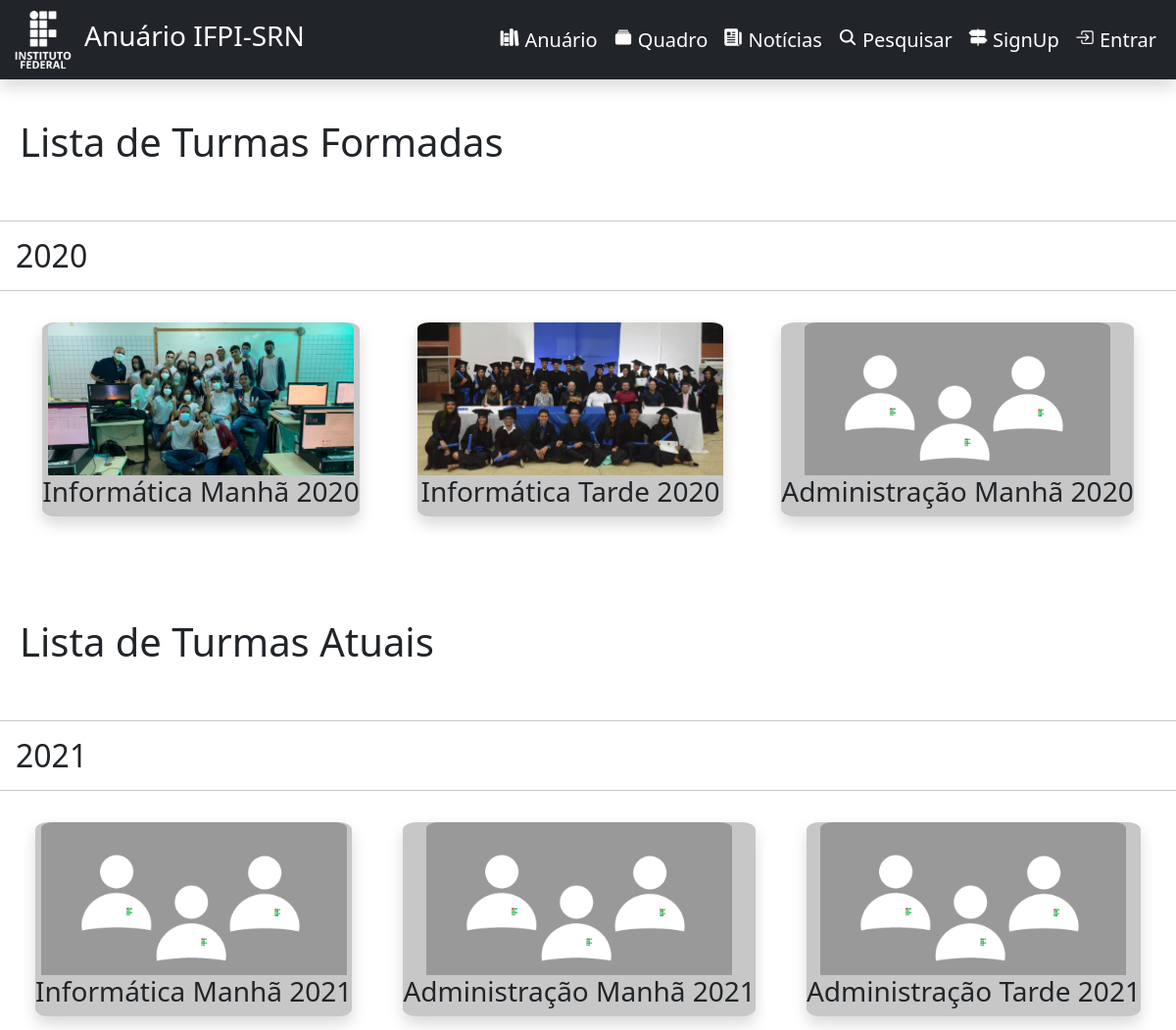
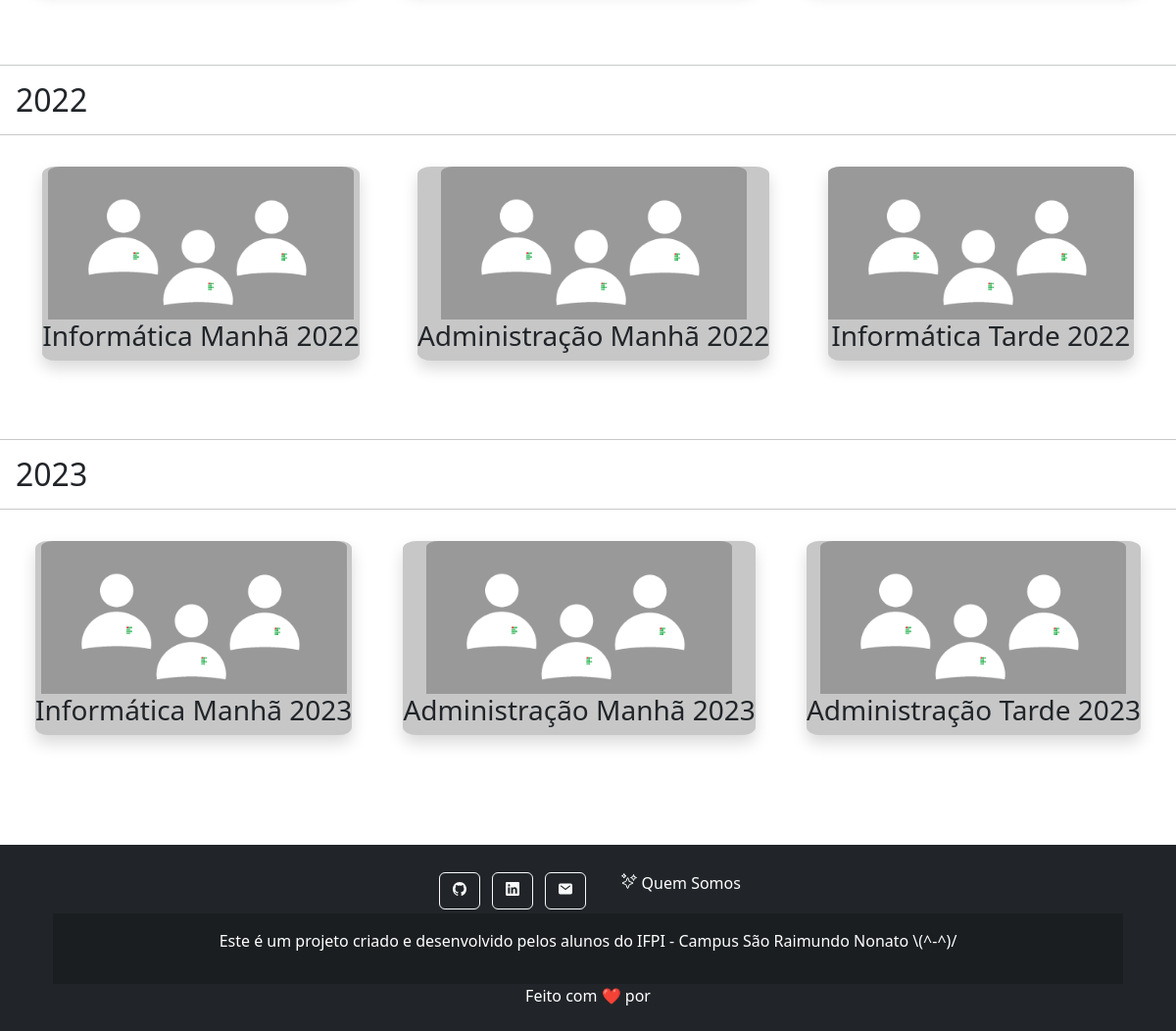
The app's page /anuario with its own data (2 pictures, top to bottom).
### anuario/models.py (models this page shows)
class Turma(models.Model):
    anoDaFormatura = models.IntegerField(validators=[MinValueValidator(2000), MaxValueValidator(2100)])
    turno = models.CharField(max_length=1, choices=[('M', 'Manhã'), ('T', 'Tarde'),('N', 'Noite')])
    curso = models.CharField(max_length=3, choices=[('INF', 'Informática'), ('ADM', 'Administração')], default='INF')
    descricao = HTMLField(blank=True)
    foto = models.ImageField(upload_to=path_and_renameTurma, default='images/turmas/default_turma.png')
    representante = models.ForeignKey('Aluno', on_delete=models.RESTRICT, blank=True, null=True, related_name='representante')
    viceRep = models.ForeignKey('Aluno', on_delete=models.RESTRICT,   blank=True, null=True, related_name='viceRep')
    def getTurno(self):
        return str(self.curso)
    def __str__(self):
      if self.anoDaFormatura == 2000:
        return "Professor"
      return tradutor[self.getTurno()] + ' ' + tradutor[self.turno] + ' ' + str(self.anoDaFormatura)

### anuario/views.py (the view)
# urls.py: path('anuario', views.anuario, name='anuario'),
def anuario(request):
  turmas = Turma.objects.order_by('anoDaFormatura')
  temp = []
  div = 0
  turma = {'ano':2000, 'lista':[]}
  for t in turmas:
    if t.anoDaFormatura != turma['ano']:
      temp.append(turma.copy())
      turma['ano'] = t.anoDaFormatura
      turma["lista"] = []
      if t.anoDaFormatura < timezone.now().year - 3:
        div+=1
    turma['lista'].append(t)
  temp.append(turma.copy())
  temp.pop(0) #tirar a turma "professores"
  return render(request, 'turma_list.html', {'turmas': temp[:div+1], 'turmasC':temp[div+1:]})

### anuario/context_processors.py (called while the page is built)
def getAlunoUser(request):
  if(request.user.is_authenticated):
    aluno = get_object_or_404(Aluno, user=request.user)
    return {'alunoUser':aluno}
  return {'alunoUser':{'pk':0}}

### anuario/templates/turma_list.html
{% extends 'base.html' %}
{% block content %}
  <h1 class="titulo"> Lista de Turmas Formadas </h1>
  {% for ano in turmas %}
    <hr>
    <h2 class='subtitulo'> {{ano.ano}} </h2>
    <hr>
    <div class='turma-lista' >
    {% for turma in ano.lista %}
      <div class='turma-icon shadow' >
        <a class="page-link" href="{% url 'turma_detail' pk=turma.pk %}">
          <img src= "media/{{turma.foto}}" class="" >
          <h3> {{turma}} </h3>
        </a>
      </div>
    {% endfor %}
    </div>
    <br><br>
  {% endfor %}
  <h1 class="titulo"> Lista de Turmas Atuais </h1>
  {% for ano in turmasC %}
    <hr>
    <h2 class='subtitulo'> {{ano.ano}} </h2>
    <hr>
    <div class='turma-lista' >
    {% for turma in ano.lista %}
      <div class='turma-icon shadow' >
        <a class="page-link" href="{% url 'turma_detail' pk=turma.pk %}">
          <img src= "media/{{turma.foto}}" class="" >
          <h3> {{turma}} </h3>
        </a>
      </div>
    {% endfor %}
    </div>
    <br><br>
  {% endfor %}
{% endblock %}

### anuario/templates/base.html (shortened to what this page needs)
{% load static %}
<!DOCTYPE HTML>
<html lang="pt-br" >
  <head>
    <link rel="stylesheet" href="{% static 'css/style.css' %}">
    <link href="https://cdn.jsdelivr.net/npm/bootstrap@5.2.0/dist/css/bootstrap.min.css" rel="stylesheet">
</head>
<body>
    <nav class="navbar navbar-expand-lg navbar-dark sticky-top shadow bg-dark" >
        <div class="container-fluid">
            <a href="/"> <img src="/media/images/logos/IF logo.png" class="d-inline-block align-text-top icon-simbolo"> </a>
            <a class="navbar-brand text-white subtitulo" href="{% url 'anuario' %}"> <h3>
              Anuário IFPI-SRN
            </h3> </a>
            <div class="collapse navbar-collapse flex-row-reverse" id="navbarNavAltMarkup">
                <div class="navbar-nav">
                    <a class="nav-link text-white" aria-current="page" href="{% url 'anuario' %}">      <ion-icon name="library"></ion-icon>   Anuário  </a>
                    <a class="nav-link text-white" aria-current="page" href="{% url 'quadro' %}">       <ion-icon name="albums"></ion-icon>    Quadro   </a>
                    <a class="nav-link text-white"                     href="{% url 'news_initial' %}"> <ion-icon name="newspaper"></ion-icon> Notícias </a>
                    <a class="nav-link text-white"                     href="/pesquisar">               <ion-icon name="search"></ion-icon>    Pesquisar</a>
                    {% if user.is_authenticated %}
                    <a class="nav-link text-white" href="{% url 'aluno_detail' pk=alunoUser.pk %}"> <ion-icon name="person-circle-outline"></ion-icon> {{ user.get_username }}  </a>
                    <a class="nav-link text-white" href="{% url 'logout'%}"> Sair <ion-icon name="log-out-outline"></ion-icon></a>
                    {% else %}
                    <a class="nav-link text-white" href="{% url 'register' %}"> <ion-icon name="trail-sign"></ion-icon> SignUp </a>
                    <a class="nav-link text-white" href="{% url 'login'%}"> <ion-icon name="enter-outline"></ion-icon> Entrar </a>
                    {% endif %}
                </div>
            </div>
        </div>
    </nav>
    {% block content %}
    {% endblock %}
    <br><br>
    <footer class="bg-dark text-center text-white align-self-end">
        <div class="container p-4">
            <div class="d-flex justify-content-center">
                <div >
                    <a class="btn btn-outline-light btn-floating m-1" href="https://github.com/SamuellH12" role="button">
                        <ion-icon name="logo-github"></ion-icon>
                    </a>
                    <a class="btn btn-outline-light btn-floating m-1" href="https://www.linkedin.com/in/samuellh12" role="button">
                        <ion-icon name="logo-linkedin"></ion-icon>
                    </a>
                    <a class="btn btn-outline-light btn-floating m-1" href="mailto:samuellh12cpc@gmail.com" role="button">
                        <ion-icon name="mail"></ion-icon>
                </a>
            </div>
            <ul class="align-self-center">
                <a class="nav-link text-white" href="/quem"> <ion-icon name="sparkles-outline"></ion-icon> Quem Somos </a>
            </ul>
        </div>
        <div class="text-center p-3" style="background-color: rgba(0, 0, 0, 0.2);">
                <p>
                    Este é um projeto criado e desenvolvido pelos alunos do IFPI - Campus São Raimundo Nonato \(^-^)/
                </p>
        </div>
        <span> Feito com ❤️ por  </span>
    </footer>
</body>
</html>

### anuario/static/css/style.css (style rules this page uses)
body { display:flex; flex-direction:column; height:100vh; margin:0; _background-image: url("https://live.staticflickr.com/3652/3578616870_c920f1b221_c.jpg"); _background-size: 100%; _background-position: 20% 40%; _background-attachment: fixed; }
footer { margin-top:auto; width: 100vw; }
.navbar-nav a { font-size: 1.25em; }
.titulo { margin: 1em 0.5em; }
.subtitulo { margin: 0em 0.5em; }
.turma-lista { display: flex; justify-content: space-evenly; flex-wrap: wrap; }
.turma-icon { text-align: center; transition: transform .3s; border-radius: 4%; background-color: #c7c7c7; margin: 1em; }
.turma-icon img { height:13vw; width: 26vw; border-radius: 4% 4% 0 0; object-fit: cover; }
.icon-simbolo { margin-right: 1%; height: 8vh; }

### records on screen
Turma: foto (picture), anoDaFormatura+curso+turno "Informática Manhã 2020"
Turma: foto (picture), anoDaFormatura+curso+turno "Informática Tarde 2020"
Turma: foto (placeholder picture), anoDaFormatura+curso+turno "Administração Manhã 2020"
Turma: foto (placeholder picture), anoDaFormatura+curso+turno "Informática Manhã 2021"
Turma: foto (placeholder picture), anoDaFormatura+curso+turno "Administração Manhã 2021"
Turma: foto (placeholder picture), anoDaFormatura+curso+turno "Administração Tarde 2021"
Turma: foto (placeholder picture), anoDaFormatura+curso+turno "Informática Manhã 2022"
Turma: foto (placeholder picture), anoDaFormatura+curso+turno "Administração Manhã 2022"
Turma: foto (placeholder picture), anoDaFormatura+curso+turno "Informática Tarde 2022"
Turma: foto (placeholder picture), anoDaFormatura+curso+turno "Informática Manhã 2023"
Turma: foto (placeholder picture), anoDaFormatura+curso+turno "Administração Manhã 2023"
Turma: foto (placeholder picture), anoDaFormatura+curso+turno "Administração Tarde 2023"

### other values on screen
{{ ano.ano }} "2020"
{{ ano.ano }} "2021" "2022" "2023"
